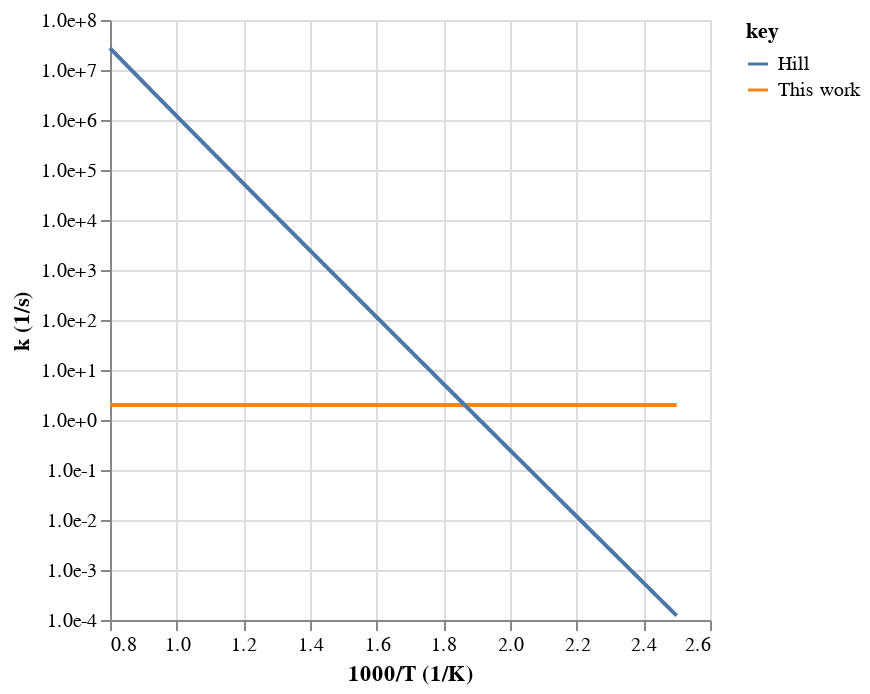
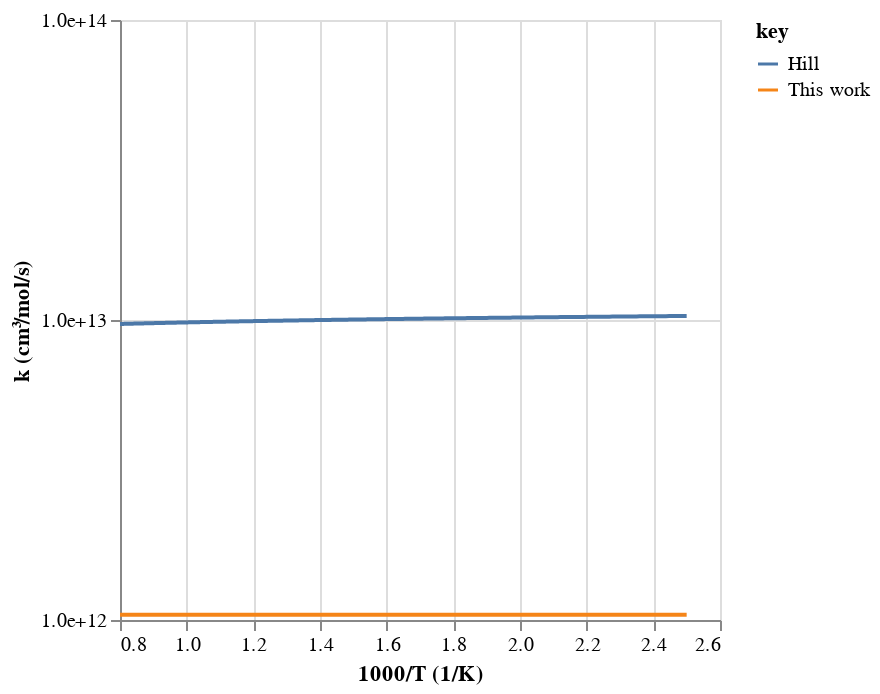
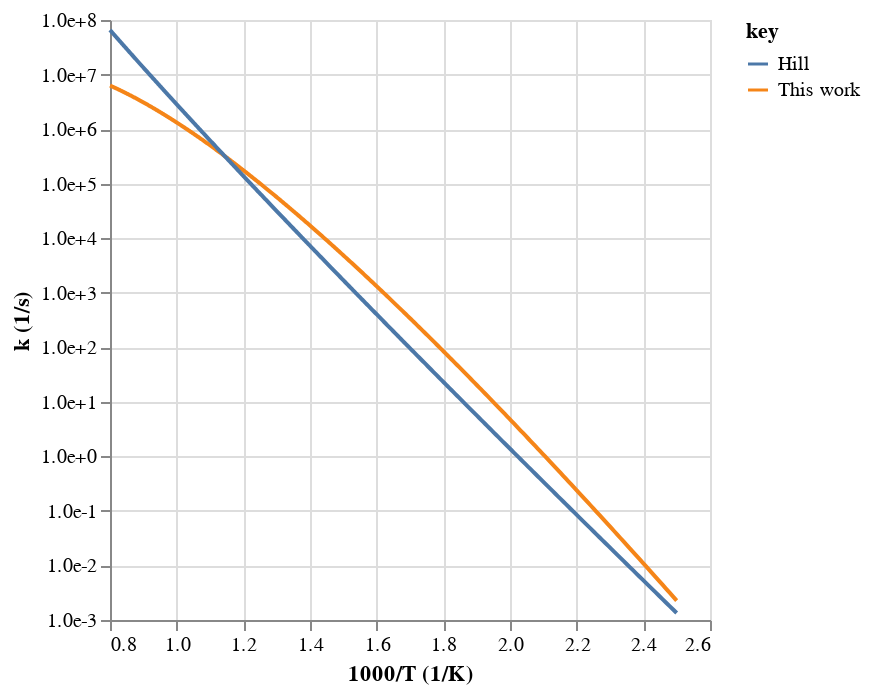
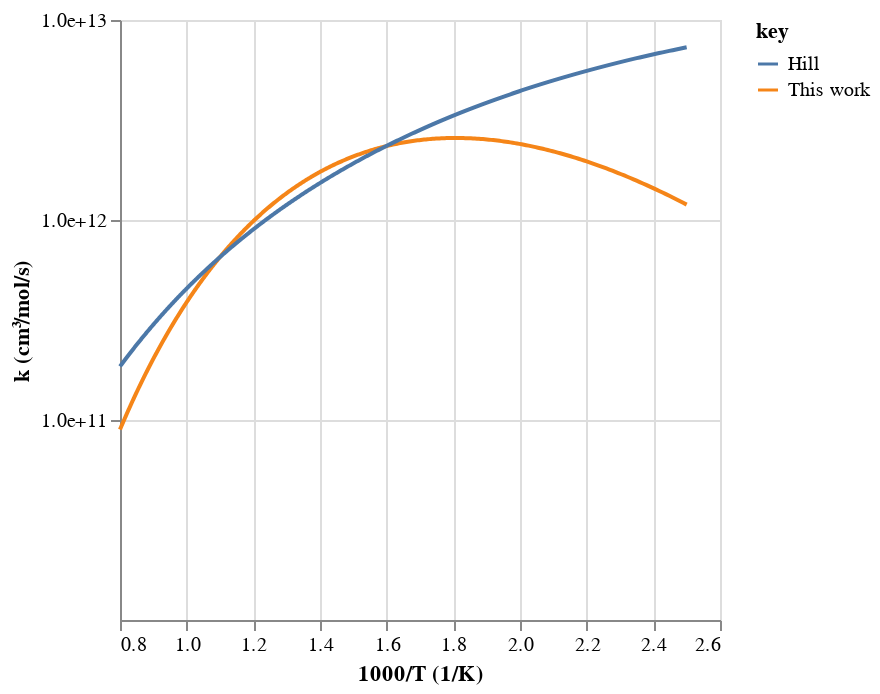

Source (notebook cell) for these figures, in order:
### Code cell
# Write
workflow.plot_rates(tag=tag, root_path=root_path)

### Figure 1 — Vega-Lite specification as saved in the notebook (floating-point values rounded to 4 significant figures; data arrays with more than 128 entries replaced by an {"elided": "..."} marker saying what was removed)
{"config": {"view": {"continuousWidth": 300, "continuousHeight": 300}}, "data": {"name": "data-0104a2efe34874f6b0bc51bc6c43b062"}, "mark": {"type": "line"}, "encoding": {"color": {"field": "key", "type": "nominal"}, "x": {"field": "x", "title": "1000/T (1/K)", "type": "quantitative"}, "y": {"axis": {"format": ".1e", "values": [0.0001, 0.001, 0.01, 0.1, 1, 10, 100, 1000, 10000, 100000, 1000000, 10000000, 100000000]}, "field": "value", "scale": {"type": "log"}, "title": "k (1/s)", "type": "quantitative"}}, "transform": [{"fold": ["This work", "Hill"]}], "$schema": "https://vega.github.io/schema/vega-lite/v5.20.1.json", "datasets": {"data-0104a2efe34874f6b0bc51bc6c43b062": {"elided": "500 records"}}}

### Figure 2 — Vega-Lite specification as saved in the notebook (floating-point values rounded to 4 significant figures; data arrays with more than 128 entries replaced by an {"elided": "..."} marker saying what was removed)
{"config": {"view": {"continuousWidth": 300, "continuousHeight": 300}}, "data": {"name": "data-8c6e30db2804d6c2b90d6832b98b20e5"}, "mark": {"type": "line"}, "encoding": {"color": {"field": "key", "type": "nominal"}, "x": {"field": "x", "title": "1000/T (1/K)", "type": "quantitative"}, "y": {"axis": {"format": ".1e", "values": [1000000000000, 10000000000000, 100000000000000]}, "field": "value", "scale": {"type": "log"}, "title": "k (cm³/mol/s)", "type": "quantitative"}}, "transform": [{"fold": ["This work", "Hill"]}], "$schema": "https://vega.github.io/schema/vega-lite/v5.20.1.json", "datasets": {"data-8c6e30db2804d6c2b90d6832b98b20e5": {"elided": "500 records"}}}

### Figure 3 — Vega-Lite specification as saved in the notebook (floating-point values rounded to 4 significant figures; data arrays with more than 128 entries replaced by an {"elided": "..."} marker saying what was removed)
{"config": {"view": {"continuousWidth": 300, "continuousHeight": 300}}, "data": {"name": "data-b9d9ae14908e51f02d9701bf15918ffd"}, "mark": {"type": "line"}, "encoding": {"color": {"field": "key", "type": "nominal"}, "x": {"field": "x", "title": "1000/T (1/K)", "type": "quantitative"}, "y": {"axis": {"format": ".1e", "values": [0.001, 0.01, 0.1, 1, 10, 100, 1000, 10000, 100000, 1000000, 10000000, 100000000, 1000000000]}, "field": "value", "scale": {"type": "log"}, "title": "k (1/s)", "type": "quantitative"}}, "transform": [{"fold": ["This work", "Hill"]}], "$schema": "https://vega.github.io/schema/vega-lite/v5.20.1.json", "datasets": {"data-b9d9ae14908e51f02d9701bf15918ffd": {"elided": "500 records"}}}

### Figure 4 — Vega-Lite specification as saved in the notebook (floating-point values rounded to 4 significant figures; data arrays with more than 128 entries replaced by an {"elided": "..."} marker saying what was removed)
{"config": {"view": {"continuousWidth": 300, "continuousHeight": 300}}, "data": {"name": "data-db21a851803f23ca713954073d4ed4d0"}, "mark": {"type": "line"}, "encoding": {"color": {"field": "key", "type": "nominal"}, "x": {"field": "x", "title": "1000/T (1/K)", "type": "quantitative"}, "y": {"axis": {"format": ".1e", "values": [100000000000, 1000000000000, 10000000000000, 100000000000000]}, "field": "value", "scale": {"type": "log"}, "title": "k (cm³/mol/s)", "type": "quantitative"}}, "transform": [{"fold": ["This work", "Hill"]}], "$schema": "https://vega.github.io/schema/vega-lite/v5.20.1.json", "datasets": {"data-db21a851803f23ca713954073d4ed4d0": {"elided": "500 records"}}}
